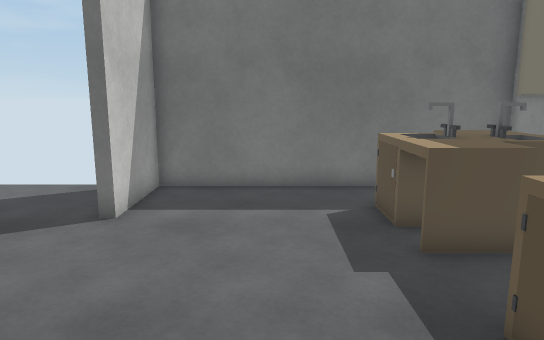
View 1 (above)

12 first-person views from a walk through a Unity game level. The camera is 1.4 m above the floor, tilts 10° down and sees 70° across. Doors are open. The floor is counted in squares, 0.5 m on a side. Each view is taken from the middle of a square. On the plan, view 1 faces up. The plan holds only what a view shows up to about 20 squares ahead; the rest is blank. Some surface patterns are stand-ins.

View 2
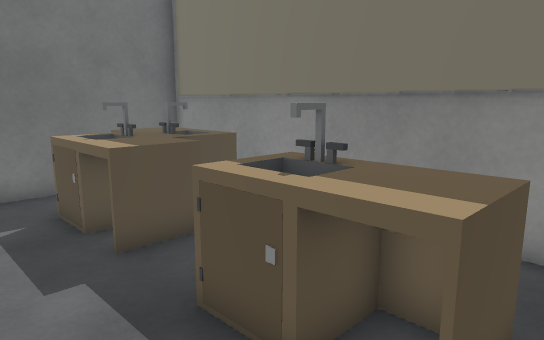

View 3
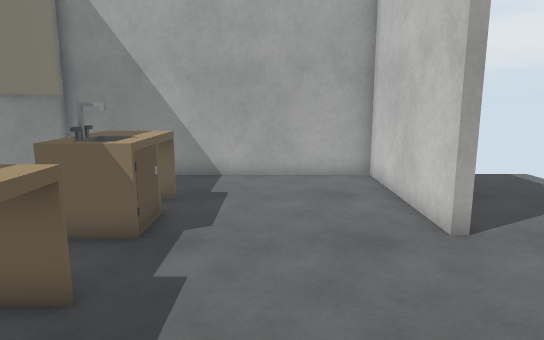

View 4
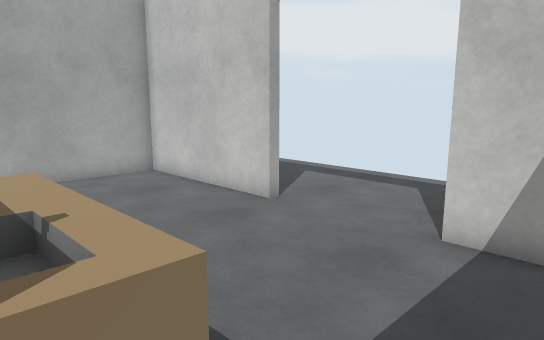

View 5
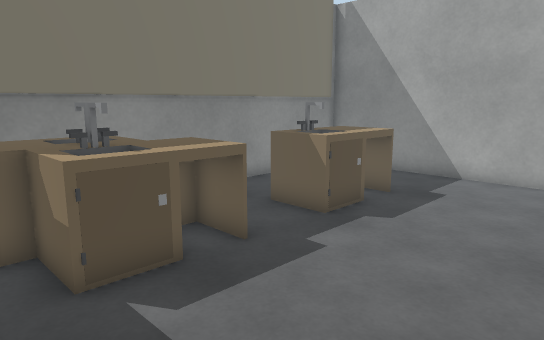

View 6
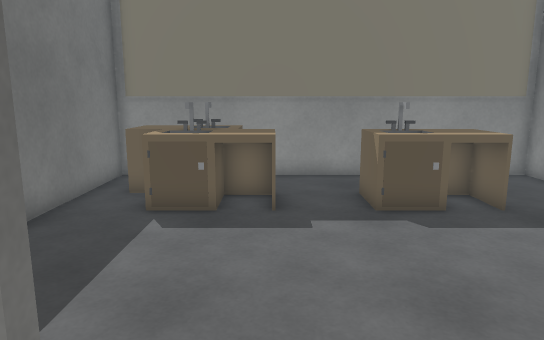

View 7
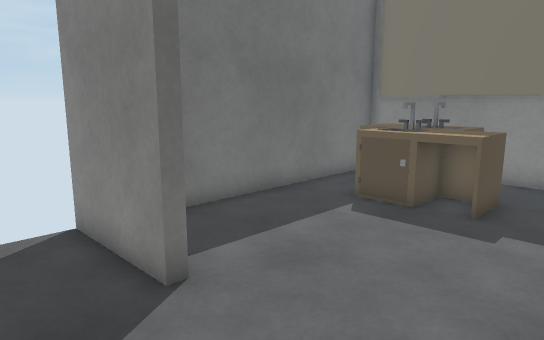

View 8
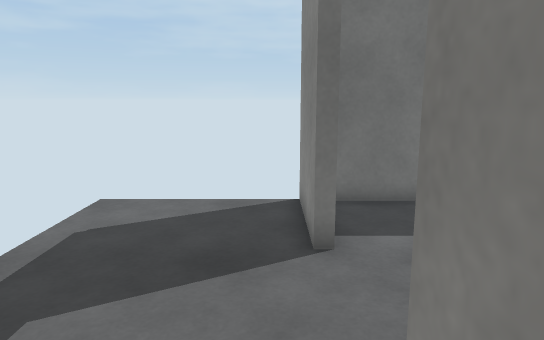

View 9
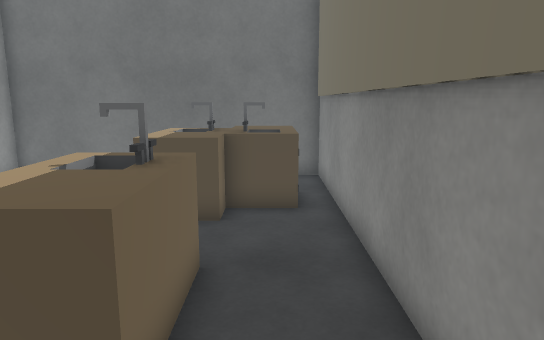

View 10
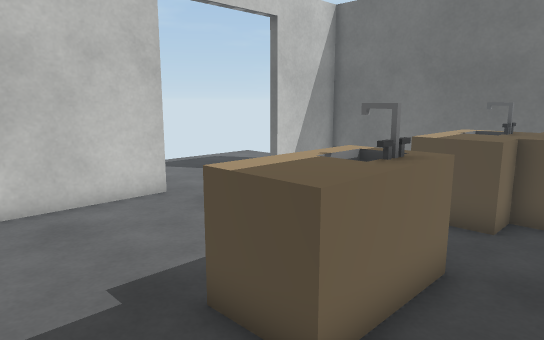

View 11
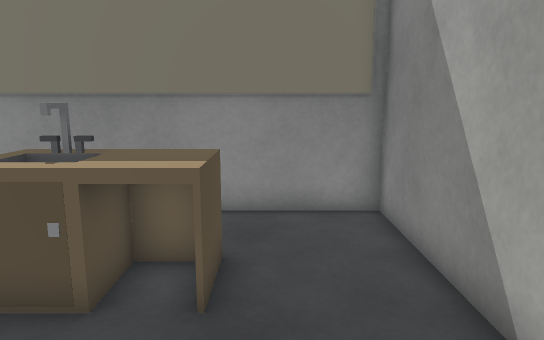

View 12
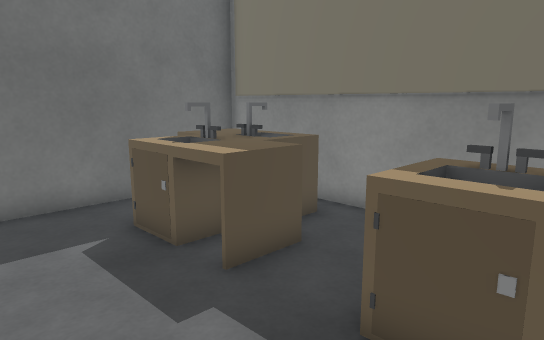

### Floor plan
Points are (right, up) in squares from view 1. A wall is a line through its corners. A room is listed if a view was taken in it or the views show most of it. See-through windows are left out.
Room 1 (views 1, 2, 3, 4, 5, 6, 9, 10, 11, 12)
walls: (-4.2, 4.1) (-3.8, 4.1) (-3.8, -2.8) (7.8, -2.8) (7.8, 12.8) (-3.8, 12.8) (-3.8, 9.1) (-4.2, 9.1) (-4.2, 13)
ways out: opening at (-8, 4) to room 2; open door at (-5, 4) to room 2
objects: other object (3, 1) to (5, 4); other object (3, 7) to (5, 10); other object (5, 8) to (7, 11)
Room 2 (views 7, 8)
walls: (-4.2, 3) (-4.2, 4.1)
ways out: opening at (-8, 4) to room 1; open door at (-5, 4) to room 1

Positions as (right, up) in squares from view 1, and headings:
1: (0, 0), facing up
2: (0, 0), facing up-right
3: (0, 12), facing down
4: (4, 12), facing down-left
5: (-3, 12), facing down-right
6: (-7, 7), facing right
7: (-7, 4), facing up-right
8: (-5, 2), facing up
9: (6, -2), facing up
10: (7, -2), facing up-left
11: (-2, 0), facing right
12: (-1, 2), facing up-right
